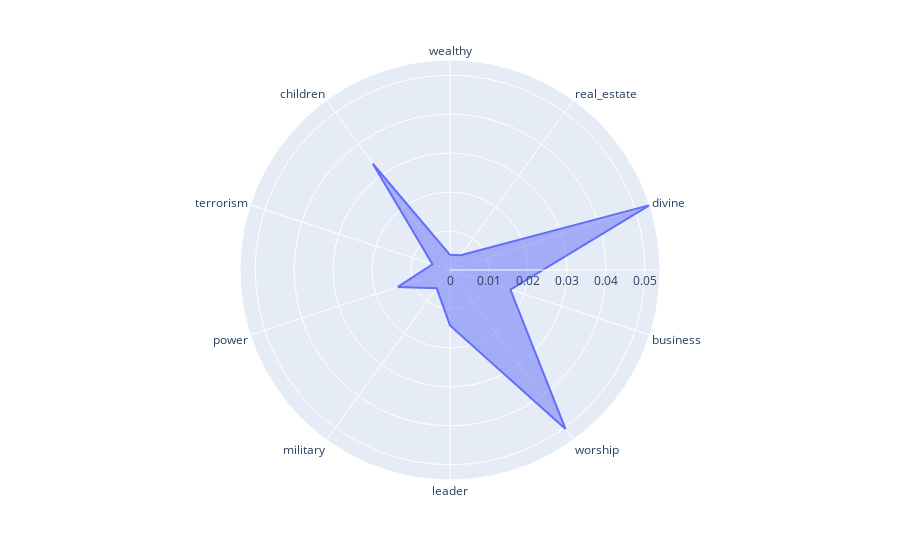

Notebook code cell kept with this figure:
### Markdown cell above
# Radar Charts

### Code cell
# features selection : f5
list_final_features = ['occupation', 'wealthy', 'college', 'real_estate', 'divine', 'business',
       'worship', 'leader', 'military', 'valuable', 'power', 'terrorism',
       'payment', 'children']

theta_ = ['wealthy','real_estate', 'divine', 'business','worship', 'leader', 'military', 'power', 'terrorism', 'children']
f5_ = f5[theta_] #select only these features

df = pd.DataFrame(dict(
    r = f5_.loc['Pope Francis'],
    theta = theta_))
fig = px.line_polar(df, r='r', theta='theta', line_close=True)
fig.update_traces(fill='toself')
fig.show()

### Figure 1 — Plotly figure (JSON) as saved in the notebook; plotly's stock layout.template omitted (floating-point values rounded to 4 significant figures)
{"data": [{"fill": "toself", "hovertemplate": "r=%{r}<br>theta=%{theta}<extra></extra>", "legendgroup": "", "line": {"color": "#636efa", "dash": "solid"}, "marker": {"symbol": "circle"}, "mode": "lines", "name": "", "r": [0.003897, 0.004677, 0.0539, 0.0163, 0.05043, 0.01422, 0.005805, 0.01407, 0.004732, 0.0337, 0.003897], "showlegend": false, "subplot": "polar", "theta": ["wealthy", "real_estate", "divine", "business", "worship", "leader", "military", "power", "terrorism", "children", "wealthy"], "type": "scatterpolar"}], "layout": {"legend": {"tracegroupgap": 0}, "margin": {"t": 60}, "polar": {"angularaxis": {"direction": "clockwise", "rotation": 90}, "domain": {"x": [0, 1], "y": [0, 1]}}}}
